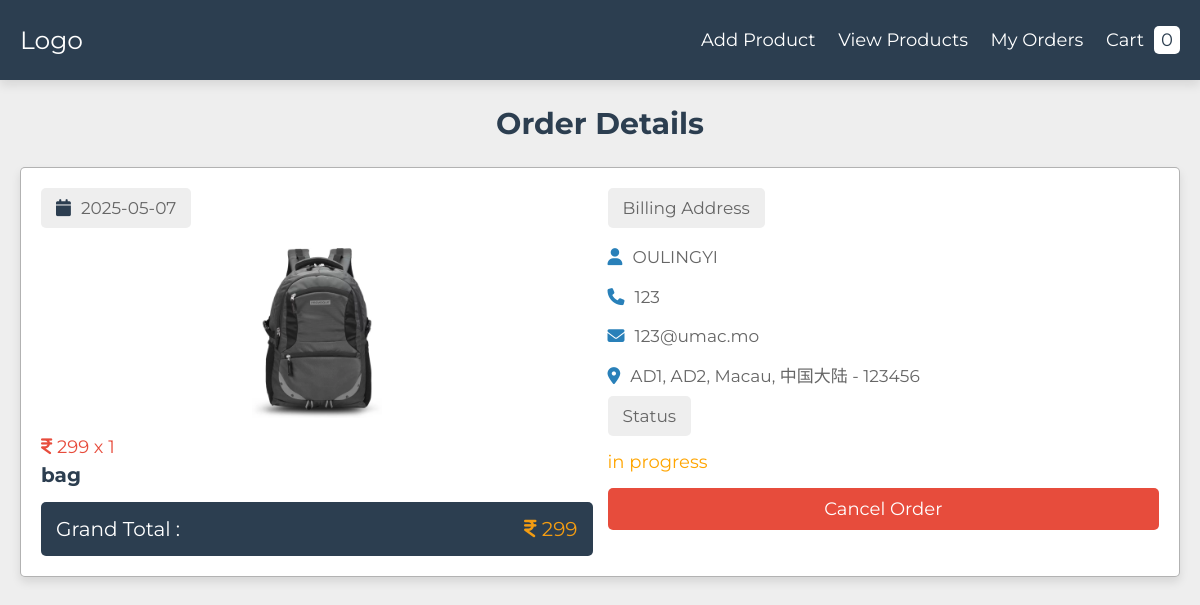
Screenshot of /project/view_order.php?get_id=YORtY4TENvweeI45D2oI with the database file from the repository.
### tables this page shows
CREATE TABLE `products` (
  `id` varchar(20) NOT NULL,
  `name` varchar(50) NOT NULL,
  `price` varchar(10) NOT NULL,
  `image` varchar(50) NOT NULL
);

CREATE TABLE `orders` (
  `id` varchar(20) NOT NULL,
  `user_id` varchar(20) NOT NULL,
  `name` varchar(50) NOT NULL,
  `number` varchar(10) NOT NULL,
  `email` varchar(50) NOT NULL,
  `address` varchar(200) NOT NULL,
  `address_type` varchar(10) NOT NULL,
  `method` varchar(50) NOT NULL,
  `product_id` varchar(20) NOT NULL,
  `price` varchar(10) NOT NULL,
  `qty` varchar(2) NOT NULL,
  `date` date NOT NULL DEFAULT current_timestamp(),
  `status` varchar(50) NOT NULL DEFAULT 'in progress'
);

### project/view_order.php (the view, shortened to what this page needs)
<?php
include 'components/connect.php';
if(isset($_GET['get_id'])){
   $get_id = $_GET['get_id'];
}else{
   $get_id = '';
   header('location:orders.php');
}
?>
<!DOCTYPE html>
<html lang="en">
<head>
   <link rel="stylesheet" href="https://cdnjs.cloudflare.com/ajax/libs/font-awesome/6.2.1/css/all.min.css">
   <link rel="stylesheet" href="css/style.css">
</head>
<body>
<?php include 'components/header.php'; ?>
<section class="order-details">
   <h1 class="heading">order details</h1>
   <div class="box-container">
   <?php
      $grand_total = 0;
      $select_orders = $conn->prepare("SELECT * FROM `orders` WHERE id = ? LIMIT 1");
      $select_orders->execute([$get_id]);
      if($select_orders->rowCount() > 0){
         while($fetch_order = $select_orders->fetch(PDO::FETCH_ASSOC)){
            $select_product = $conn->prepare("SELECT * FROM `products` WHERE id = ? LIMIT 1");
            $select_product->execute([$fetch_order['product_id']]);
            if($select_product->rowCount() > 0){
               while($fetch_product = $select_product->fetch(PDO::FETCH_ASSOC)){
                  $sub_total = ($fetch_order['price'] * $fetch_order['qty']);
                  $grand_total += $sub_total;
   ?>
   <div class="box">
      <div class="col">
         <p class="title"><i class="fas fa-calendar"></i><?= $fetch_order['date']; ?></p>
         <img src="uploaded_files/<?= $fetch_product['image']; ?>" class="image" alt="">
         <p class="price"><i class="fas fa-indian-rupee-sign"></i> <?= $fetch_order['price']; ?> x <?= $fetch_order['qty']; ?></p>
         <h3 class="name"><?= $fetch_product['name']; ?></h3>
         <p class="grand-total">grand total : <span><i class="fas fa-indian-rupee-sign"></i> <?= $grand_total; ?></span></p>
      </div>
      <div class="col">
         <p class="title">billing address</p>
         <p class="user"><i class="fas fa-user"></i><?= $fetch_order['name']; ?></p>
         <p class="user"><i class="fas fa-phone"></i><?= $fetch_order['number']; ?></p>
         <p class="user"><i class="fas fa-envelope"></i><?= $fetch_order['email']; ?></p>
         <p class="user"><i class="fas fa-map-marker-alt"></i><?= $fetch_order['address']; ?></p>
         <p class="title">status</p>
         <p class="status" style="color:<?php if($fetch_order['status'] == 'delivered'){echo 'green';}elseif($fetch_order['status'] == 'canceled'){echo 'red';}else{echo 'orange';}; ?>"><?= $fetch_order['status']; ?></p>
         <?php if($fetch_order['status'] == 'canceled'){ ?>
            <a href="checkout.php?get_id=<?= $fetch_product['id']; ?>" class="btn">order again</a>
         <?php }else{ ?>
         <form action="" method="POST">
            <input type="submit" value="cancel order" name="cancel" class="delete-btn" onclick="return confirm('cancel this order?');">
         </form>
         <?php } ?>
      </div>
   </div>
   <?php
            }
         }else{
            echo '<p class="empty">product not found!</p>';
         }
      }
   }else{
      echo '<p class="empty">no orders found!</p>';
   }
   ?>
   </div>
</section>
</body>
</html>

### project/css/style.css (style rules this page uses)
:root { --main-color:#2980b9; --red:#e74c3c; --orange:#f39c12; --light-color:#666; --light-bg:#eee; --white:#fff; --black:#2c3e50; --border:.1rem solid rgba(0,0,0,.3); --box-shodow:0 .5rem 1rem rgba(0,0,0,.1); }
* { font-family: 'Montserrat', sans-serif; margin: 0; padding: 0; box-sizing: border-box; outline: none; border: none; text-decoration: none; }
html { font-size: 62.5%; overflow-x: hidden; }
body { background: var(--light-bg); }
section { padding:2.5rem 2rem; max-width: 1200px; margin: 0 auto; }
.heading { text-align: center; padding-bottom: 2.5rem; font-size: 3rem; color: var(--black); text-transform: capitalize; }
.btn, .delete-btn { display: block; text-align: center; width: 100%; margin-top: 1rem; padding: 1rem 3rem; color: var(--white); cursor: pointer; font-size: 1.8rem; text-transform: capitalize; border-radius: .5rem; }
.delete-btn { background-color: var(--red); }
.order-details .box-container { background-color: var(--white); border: var(--border); border-radius: .5rem; padding: 2rem; box-shadow: var(--box-shodow); }
.order-details .box-container .box { display: flex; gap: 1.5rem; flex-wrap: wrap; align-items: flex-start; overflow-x: hidden; }
.order-details .box-container .box .col { flex: 1 1 40rem; }
.order-details .box-container .box .col .image { height: 17rem; width: 100%; object-fit: contain; margin: 1rem 0; }
.order-details .box-container .box .col .title { border-radius: .5rem; margin-bottom: 1rem; padding: 1rem 1.5rem; font-size: 1.7rem; color: var(--light-color); background-color: var(--light-bg); display: inline-block; text-transform: capitalize; }
.order-details .box-container .box .col .title i { margin-right: 1rem; color: var(--black); }
.order-details .box-container .box .col .price { color: var(--red); font-size: 1.8rem; padding: .5rem 0; }
.order-details .box-container .box .col .name { font-size: 2rem; color: var(--black); text-overflow: ellipsis; overflow-x: hidden; }
.order-details .box-container .box .col .user { padding: .7rem 0; font-size: 1.7rem; color: var(--light-color); line-height: 1.5; }
.order-details .box-container .box .col .user i { margin-right: 1rem; color: var(--main-color); }
.order-details .box-container .box .col .grand-total { background-color: var(--black); display: flex; align-items: center; justify-content: space-between; gap: 1.5rem; flex-wrap: wrap; padding:1.5rem; font-size: 2rem; color: var(--white); border-radius: .5rem; text-transform: capitalize; margin-top: 1.5rem; }
.order-details .box-container .box .col .grand-total span { color: var(--orange); }
.order-details .box-container .box .col .status { font-size: 1.8rem; padding: .5rem 0; }

### rows the page displays
orders: date "2025-05-07", price "299", qty "1", name "OULINGYI", number "123", email "123@umac.mo", address "AD1, AD2, Macau, 中国大陆 - 123456", status "in progress"
products: image (picture), name "bag", grand_total "299"

### other values shown
$total_cart_items "0"
